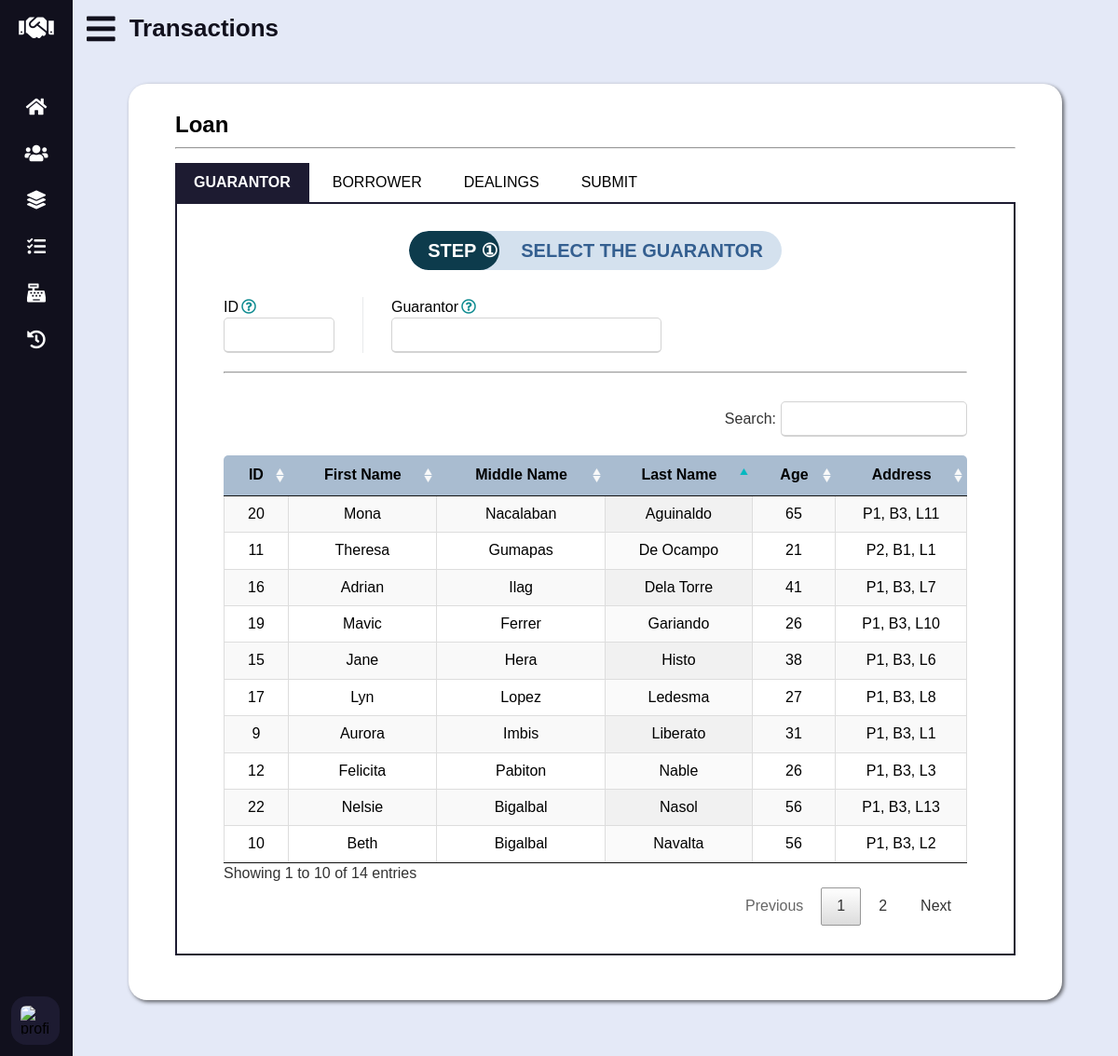
/add-loan.php (signed in), run on the app's committed database.
### tables this page shows
CREATE TABLE `data_subject` (
	`data_subject_id` INT UNSIGNED AUTO_INCREMENT PRIMARY KEY,
	`fname` VARCHAR(50) NOT NULL,
	`mname` VARCHAR(50) NOT NULL,
	`lname` VARCHAR(50) NOT NULL,
	`contact_no` CHAR(11) NOT NULL,
	`bday` DATE NOT NULL,
	`phase_block_lot` VARCHAR(20) NOT NULL
);

### lib/database-handler.php (called while the page is built, shortened)
<?php
class Database {
	private $host = DB_HOST;
	private $dbname = DB_NAME;
	private $charset = DB_CHARSET;
	private $user = DB_USER;
	private $password = DB_PASSWORD;
	private $dbh;
	private $stmt;
	public function __construct() {
		$dsn = "mysql:host=".$this->host.";charset=".$this->charset.";dbname=".$this->dbname;
		$options = array (
			PDO::ATTR_PERSISTENT => true,
			PDO::ATTR_ERRMODE => PDO::ERRMODE_EXCEPTION,
			PDO::ATTR_ORACLE_NULLS => PDO::NULL_NATURAL
		);
		try {
			$this->dbh = new PDO($dsn, $this->user, $this->password, $options);
		}
		catch (PDOException $e) {
			$this->error = $e->getMessage()." in ".$e->getFile()." on line ".$e->getLine();
			$this->terminate();
		}
	}
	public function query($query) {
		$this->stmt = $this->dbh->prepare($query);
	}
	public function bind($param, $value, $type = null) {
		if (is_null($type)) {
			switch (true) {
				default:
					$type = PDO::PARAM_STR;
			}
		}
		$this->stmt->bindValue($param, $value, $type);
	}
	public function execute($message = "", $redirect = "") {
		try {
			return $this->stmt->execute();
		}
		catch (PDOException $e) {
			$this->logFile = "../src/log.txt";
			$this->error = $e->getMessage()." in ".$e->getFile()." on line ".$e->getLine();
			$this->logError();
		}
		finally {
			if ($redirect !== "") {
				$this->confirmQuery($message, $redirect);
			}
		}
	}
	public function resultSet() {
		$this->execute();
		return $this->stmt->fetchAll(PDO::FETCH_OBJ);
	}
	public function resultSetOneColumn() {
		$this->execute();
		return $this->stmt->fetchAll(PDO::FETCH_COLUMN);
	}
	public function resultColumn() {
		$this->execute();
		return $this->stmt->fetchColumn();
	}
	public function __destruct() {
		$this->dbh = null;
	}
}

### models/Guarantor.php (called while the page is built, shortened)
<?php
class Guarantor {
	private $db;
	private $cycle;
	public function __construct() {
		$this->db = new Database();
		$cycle = new Cycle();
		$this->cycle = $cycle->getCycleId();
	}
	public function getCurrentGuarantors() {
		$this->db->query("
			SELECT
				*
			FROM
				`data_subject`
			INNER JOIN `guarantor_cycle_map`
				ON `data_subject_id` = `guarantor_id`
			WHERE
				`cycle_id` = $this->cycle
		");
		return $this->db->resultSet();
	}
}

### models/Cycle.php (called while the page is built, shortened)
<?php
class Cycle {
	private $db;
	public function __construct() {
		$this->db = new Database();
	}
	public function getCycleId() {
		if (isset($_SESSION["cycle"])) {
			$session_cycle = $_SESSION["cycle"];
			$periods = $this->getPeriods();
			if (in_array($session_cycle, $periods))
				return $session_cycle;
			else
				return $this->getLatestPeriod();
		}
	}
	public function getPeriods() {
		$this->db->query("SELECT `cycle_id` FROM `cycle`");
		return $this->db->resultSetOneColumn();
	}
}

### lib/conversion-util.php (called while the page is built, shortened)
<?php
class Converter {
	public function bdayToAge($bday) {
		$db = new Database();
		$db->query("CALL calculate_age(?, @age)");
		$db->bind(1, $bday);
		$db->execute();
		$db->query("SELECT @age");
		return $db->resultColumn();
	}
}

### add-loan.php (the view, shortened to what this page needs)
<?php
	require_once "lib/database-handler.php";
	require_once "lib/conversion-util.php";
	require_once "models/Cycle.php";
	require_once "models/Guarantor.php";
	$converter = new Converter();
	$guarantor = new Guarantor();
	$current_guarantors = $guarantor->getCurrentGuarantors();
?>
<!DOCTYPE html>
<html lang="en">
<head>
	<link rel="stylesheet" type="text/css" href="css/all.min.css" />
	<link rel="stylesheet" type="text/css" href="css/datatables.min.css" />
	<link rel="stylesheet" type="text/css" href="css/tingle.min.css" />
	<link rel="stylesheet" type="text/css" href="css/style.css" />
	<link rel="stylesheet" type="text/css" href="css/vertical-nav-bar.css" />
	<link rel="stylesheet" type="text/css" href="css/tables.css" />
	<link rel="stylesheet" type="text/css" href="css/forms.css" />
	<link rel="stylesheet" type="text/css" href="css/image-upload.css" />
	<link rel="stylesheet" type="text/css" href="css/add-loan.css" />
	<link rel="stylesheet" type="text/css" href="css/media-queries.css" />
</head>
<body>
	<main>
		<header>
			<i class="fas fa-bars"></i>
			<h2 class="text">Transactions</h2>
		</header>
		<section id="loan">
			<h3>Loan</h3>
			<hr />
			<form action="src/add-loan.php" method="post" enctype="multipart/form-data">
				<div id="tabbed-panel">
					<label for="guarantor-tab" role="button">Guarantor</label>
					<label for="borrower-tab" role="button">Borrower</label>
					<label for="dealings-tab" role="button">Dealings</label>
					<label for="submit-tab" role="button">Submit</label>
					<div id="content-wrapper">
						<div id="guarantor-content" class="tab-content">
							<header>
								<ul class="step-container">
									<li class="step-item number">Step &#9312;</li>
									<li class="step-item description">Select the Guarantor</li>
								</ul>
							</header>
							<div class="flex-wrapper">
								<div class="flex-item short">
									<label for="guarantor-id">ID<i class="far fa-question-circle"></i></label>
									<input id="guarantor-id" type="number" name="guarantor-id" required readonly />
								</div>
								<div class="flex-item">
									<label for="guarantor-name">Guarantor<i class="far fa-question-circle"></i></label>
									<input id="guarantor-name" type="text" required readonly />
								</div>
							</div>
							<hr class="divider" />
							<table id="guarantor-tbl" class="display cell-border" width="100%">
								<thead>
									<tr>
										<th>ID</th>
										<th>First Name</th>
										<th>Middle Name</th>
										<th>Last Name</th>
										<th>Age</th>
										<th>Address</th>
									</tr>
								</thead>
								<tbody>
									<?php foreach ($current_guarantors as $cg): ?>
									<tr>
										<td><?php echo $cg->data_subject_id; ?></td>
										<td><?php echo $cg->fname; ?></td>
										<td><?php echo $cg->mname; ?></td>
										<td><?php echo $cg->lname; ?></td>
										<td><?php echo $converter->bdayToAge($cg->bday); ?></td>
										<td><?php echo $cg->phase_block_lot; ?></td>
									</tr>
									<?php endforeach; ?>
								</tbody>
							</table>
						</div>
					</div>
				</div>
			</form>
		</section>
	</main>
</body>
</html>

### css/style.css (style rules this page uses)
:root { --athens-gray: #e8e9eb; --azureish-white: #dae8f5; --blue-chill: #0d8b90; --botticelli: #d4e1ee; --chambray: #345f90; --cyan: #03b8c0; --dark-purple: #1d1b31; --eden: #0d3b4c; --light-gray: #d3d3d3; --light-steel-blue: #a9bcd0; --link-water: #e4e9f7; --persian-red: #d33333; --roman-silver: #787e87; --silver-sand: #c5c6c8; --xiketic: #11101d; }
* { box-sizing: border-box; font-family: "Poppins", sans-serif; margin: 0; padding: 0; }
html, body { height: 100%; }
main { background: var(--link-water); left: 280px; min-height: 100vh; padding-bottom: 30px; position: relative; transition: all 0.5s ease; width: calc(100% - 280px); }
main header { align-items: center; color: var(--xiketic); display: flex; font-size: 35px; height: 60px; overflow: hidden; }
main header .fa-bars { cursor: pointer; margin: 0 15px; }
h2 { font-size: 26px; font-weight: 600; }
h3 { font-size: 24px; margin: 10px 0; }
section { background-color: #fff; border-radius: 20px; box-shadow: 2px 2px 4px rgba(0, 0, 0, 0.6); margin: 30px 60px; padding: 20px 50px 40px 50px; }
hr { margin-bottom: 15px; }
.divider { margin: 20px 0 30px 0; }

### css/vertical-nav-bar.css (style rules this page uses)
nav { background: var(--xiketic); height: 100%; left: 0; position: fixed; top: 0; transition: all 0.5s ease; width: 280px; z-index: 100; }
nav.closed { width: 78px; }
nav h1 { align-items: center; display: flex; height: 60px; width: 100%; }
nav h1 .fa-handshake { color: #fff; font-size: 30px; height: 50px; line-height: 50px; min-width: 78px; text-align: center; }
nav .nav-links { height: 100%; overflow: auto; padding: 30px 0 150px 0; }
nav.closed .nav-links { overflow: visible; }
nav .nav-links li { list-style: none; position: relative; transition: all 0.4s ease; }
nav .nav-links li .parent-menu { align-items: center; display: flex; justify-content: space-between; }
nav.closed .nav-links li .parent-menu { display: block }
nav .nav-links li i { color: #fff; cursor: pointer; font-size: 20px; height: 50px; line-height: 50px; min-width: 78px; text-align: center; transition: all 0.3s ease; }
nav .nav-links li a { align-items: center; display: flex; text-decoration: none; }
nav .profile-details { align-items: center; background: var(--dark-purple); bottom: 0; display: flex; justify-content: flex-start; padding: 12px 0; position: fixed; transition: all 0.5s ease; width: 280px; }
nav.closed .profile-details { background: none; }
nav.closed .profile-details { width: 78px; }
nav .profile-details .profile-content { align-items: center; display: flex; }
nav .profile-details img { background: var(--dark-purple); border-radius: 16px; height: 52px; margin: 0 14px 0 12px; object-fit: cover; transition: all 0.5s ease; width: 52px; }
nav.closed .profile-details img { padding: 10px; }
nav.closed ~ main { left: 78px; width: calc(100% - 78px); }

### css/tables.css (style rules this page uses)
table { padding-top: 20px; text-align: center; }
table thead th { background-color: var(--light-steel-blue); font-family: "Poppins Regular", sans-serif; }
table thead th:first-child { border-radius: 5px 0 0 0; }
table thead th:last-child { border-radius: 0 5px 0 0; }
.fas, .far, #new-guarantor table tr:hover { cursor: pointer; }

### css/forms.css (style rules this page uses)
input:disabled, input:read-only, .readonly { color: #434343; }
form label { display: block; white-space: nowrap; }
input { border-radius: 5px; border: 1px solid var(--light-gray); border-bottom-width: 2px; font-size: 17px; height: 38px; outline: none; padding: 0 15px; transition: all 0.3s ease; width: 100%; }
.short { width: 50%; }
form .flex-wrapper { display: flex; }
form .flex-wrapper .flex-item { padding: 0 30px; }
form .flex-wrapper .flex-item:not(.short) { flex-basis: 350px; max-width: 350px; }
form .flex-wrapper .short { flex-basis: 180px; }
form .flex-wrapper .flex-item:first-child { flex-basis: 150px; padding-left: 0; }
form .flex-wrapper .flex-item:not(:last-child) { border-right: 1px solid var(--athens-gray); }
.fa-question-circle { color: var(--blue-chill); display: inline-block; margin-left: 3px; }

### data on the page
data_subject: data_subject_id "9", fname "Aurora", mname "Imbis", lname "Liberato", bday "31", phase_block_lot "P1, B3, L1"
data_subject: data_subject_id "10", fname "Beth", mname "Bigalbal", lname "Navalta", bday "56", phase_block_lot "P1, B3, L2"
data_subject: data_subject_id "11", fname "Theresa", mname "Gumapas", lname "De Ocampo", bday "21", phase_block_lot "P2, B1, L1"
data_subject: data_subject_id "12", fname "Felicita", mname "Pabiton", lname "Nable", bday "26", phase_block_lot "P1, B3, L3"
data_subject: data_subject_id "15", fname "Jane", mname "Hera", lname "Histo", bday "38", phase_block_lot "P1, B3, L6"
data_subject: data_subject_id "16", fname "Adrian", mname "Ilag", lname "Dela Torre", bday "41", phase_block_lot "P1, B3, L7"
data_subject: data_subject_id "17", fname "Lyn", mname "Lopez", lname "Ledesma", bday "27", phase_block_lot "P1, B3, L8"
data_subject: data_subject_id "19", fname "Mavic", mname "Ferrer", lname "Gariando", bday "26", phase_block_lot "P1, B3, L10"
data_subject: data_subject_id "20", fname "Mona", mname "Nacalaban", lname "Aguinaldo", bday "65", phase_block_lot "P1, B3, L11"
data_subject: data_subject_id "22", fname "Nelsie", mname "Bigalbal", lname "Nasol", bday "56", phase_block_lot "P1, B3, L13"
